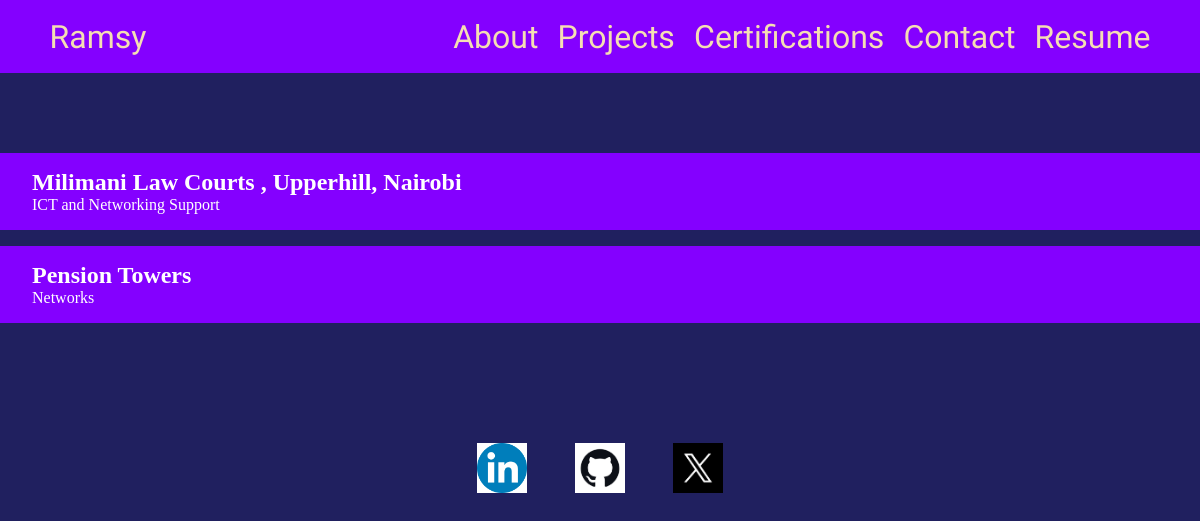
Page /experience on the earlier database version.
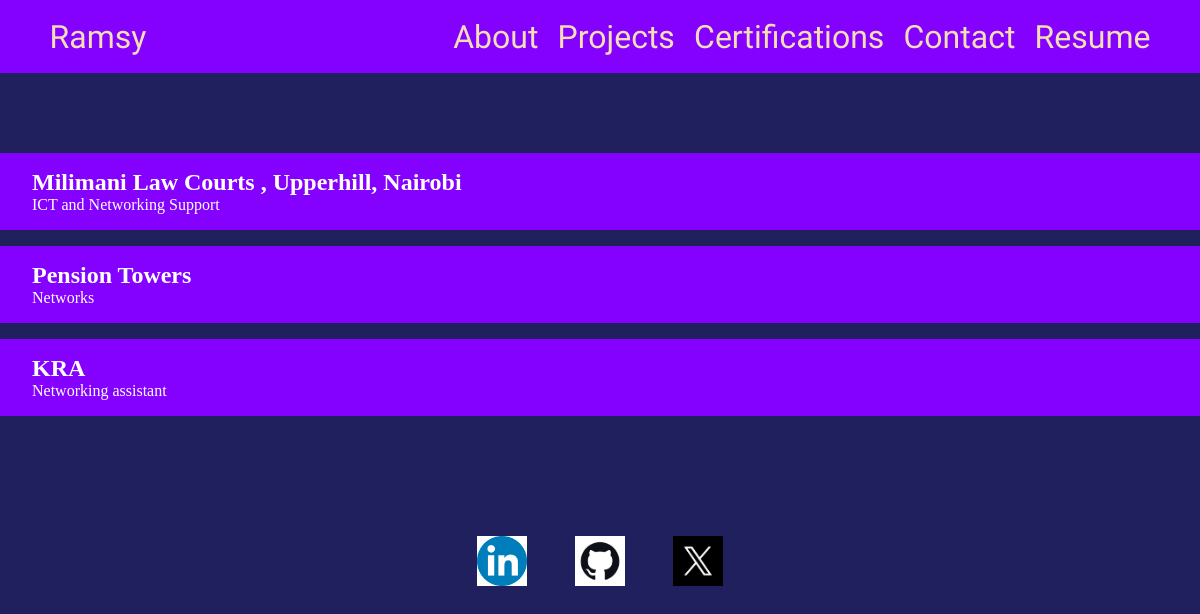
Same page on the later database version.
### resume/models.py (models this page shows, shortened)
class Experience(models.Model):
    Institution = models.CharField(max_length=255)
    Role = models.CharField(max_length=255)

### resume/views.py (the view)
# urls.py: path('experience',views.experience, name='experience'),
def experience(request):
    Experiences = Experience.objects.all()
    context = {
        'Experiences': Experiences
    }
    return render(request,'experience.html', context)

### templates/experience.html (shortened to what this page needs)
{% extends 'main.html' %} {% block header %} {% load static %}
<link
  rel="stylesheet"
  href="{% static 'styles\exprerience\experience.css' %}"
/>
{% endblock header %} {% block main %}
<header>{% include "navbar.html" %}</header>
<main>
  <section class="experience">
    {% if Experiences %} {% for experience in Experiences %}
    <div class="exp">
      <h1>{{experience.Institution}}</h1>
      <p>{{experience.Role}}</p>
    </div>
    {% endfor %} {% else %}
    <h1>No Experience</h1>
    {% endif %}
  </section>
</main>
{% include 'footer.html' %} {% endblock %}

### templates/main.html (shortened to what this page needs)
<!DOCTYPE html>
<html lang="en">
  <head>
    {% load static %}
    <link rel="stylesheet" href="{% static 'styles/common/navbar.css' %}" />
    <link rel="stylesheet" href="{% static 'styles/common/resets.css' %}" />
    <link rel="stylesheet" href="{% static 'styles/common/footer.css' %}" />
    <link
      rel="stylesheet"
      href="{% static 'styles/common/responsive.resets.css' %}"
    />
    <link
      rel="stylesheet"
      href="{% static 'styles/common/responsive.navbar.css' %}"
    />
    {% block header %} {% endblock %}
  </head>
  <body>
    {% block main %} {% endblock %}
  </body>
</html>

### templates/navbar.html (shortened to what this page needs)
<nav class="navbar">
  <h1><a href="{% url 'home' %}">Ramsy</a></h1>
  <ul>
    <li><a href="{% url 'about' %}">About </a></li>
    <li><a href="{% url 'projects' %}">Projects</a></li>
    <li><a href="{% url 'cert' %}">Certifications</a></li>
    <li><a href="{% url 'contact' %}">Contact</a></li>
    <li><a href="{% url 'resume' %}">Resume</a></li>
  </ul>
</nav>

### templates/footer.html
{% load static %}
<footer>
  <ul>
    <li>
      <a href="https://linkedin.com/in/ramsy-mwale-07975b2b5" target="_blank">
        <img src="{% static 'images/linkedin.jpeg' %}" alt="" />
      </a>
    </li>
    <li>
      <a href="https://github.com/Ramsy001" target="_blank">
        <img src="{% static 'images/github.jpg' %}" alt="" />
      </a>
    </li>
    <li>
      <a href="https://x.com/mwale_rams6478" target="_blank">
        <img src="{% static 'images/x.png' %}" alt="" />
      </a>
    </li>
  </ul>
</footer>

### res/styles/common/navbar.css (style rules this page uses)
.navbar { display: flex; justify-content: space-between; color: wheat; background-color: #8400ff; }
.navbar h1 a, .navbar ul li a { color: wheat; }
.navbar ul li { transition: all 700 ease-in-out; }
.navbar h1 { padding-inline: 3.1rem; padding-block: 1.1rem; font-size: 2rem; font-family: "Amarante", serif; font-weight: 400; font-style: normal; }
.navbar ul { display: flex; gap: 1.2rem; justify-content: flex-end; padding-inline: 3.1rem; padding-block: 1.1rem; font-size: 2rem; font-family: "Amarante", serif; font-weight: 400; font-style: normal; }

### res/styles/common/footer.css (style rules this page uses)
footer ul { display: flex; justify-content: center; gap: 3rem; padding-block: 1.5rem; }
footer img { width: 50px; }

### res/styles/exprerience/experience.css (style rules this page uses)
.experience { display: grid; grid-template-columns: 1fr; padding-block: 5rem; }
.experience .exp { color: rgb(255, 255, 255); background-color: #8400ff; padding: 1rem 2rem; margin-bottom: 1rem; }

Differences in the rows shown:
added Experience: Institution "KRA", Role "Networking assistant"
